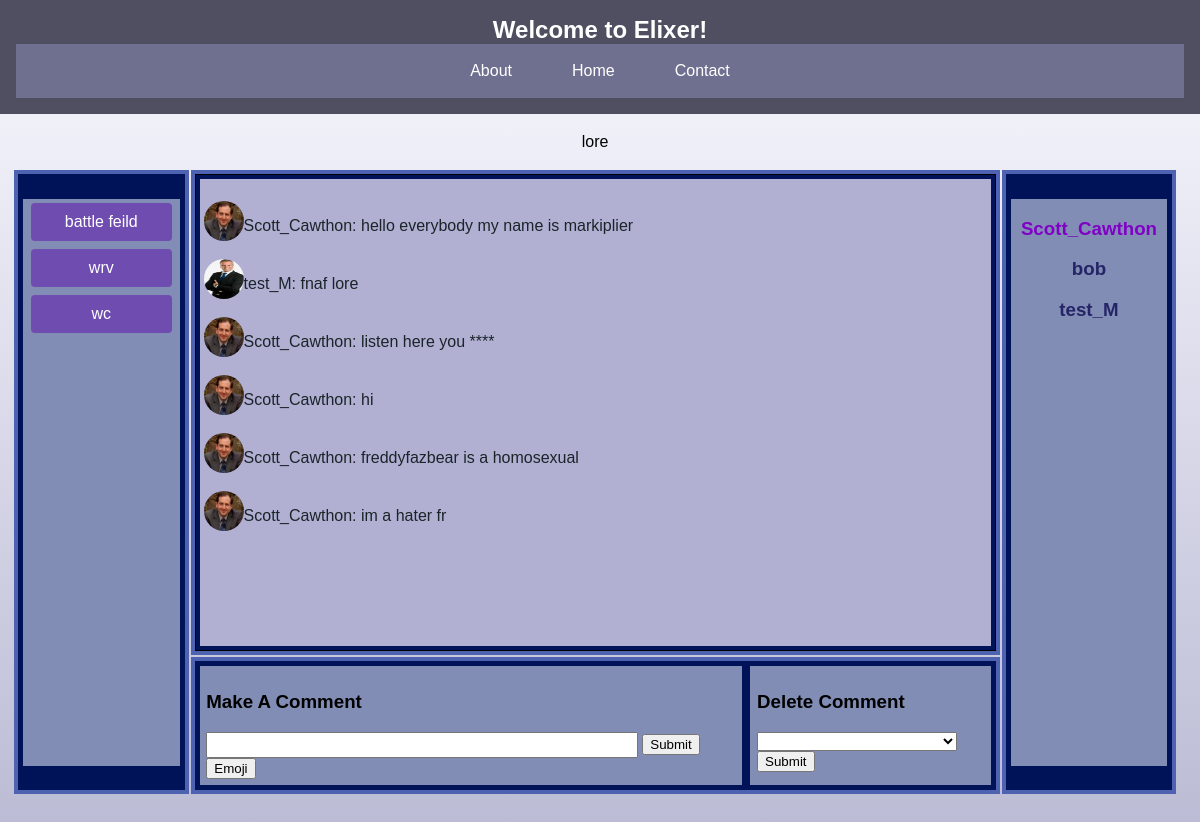
The app's page /channels/fnaf 1/ (signed in) with its own data.
### app/models.py (models this page shows, shortened)
class Channel(models.Model):
    name = models.CharField(max_length=50, unique=True)
    description = models.CharField(max_length=200)
    creator = models.ForeignKey(CustomUser, on_delete=models.CASCADE)
    chat_members = models.ManyToManyField(
        CustomUser, related_name="channels", through="Membership"
    )
    MODE = (("Enabled", "Enabled"), ("Disabled", "Disabled"))
    safe_mode = models.CharField(
        max_length=10,
        choices=MODE,
    )

class Comment(models.Model):
    owner = models.ForeignKey(CustomUser, on_delete=models.CASCADE)
    channel = models.ForeignKey(Channel, on_delete=models.CASCADE)
    message = models.CharField(max_length=300)

class CustomUser(AbstractUser):
    email = models.EmailField(unique=True)
    profile_picture = models.ImageField(
        upload_to="profile_pictures/",
        null=True,
        blank=True,
    )
    groups = models.ManyToManyField(
        Group,
        verbose_name=("groups"),
        blank=True,
        related_name="customuser_set",
        related_query_name="user",
    )
    user_permissions = models.ManyToManyField(
        Permission,
        verbose_name=("user permissions"),
        blank=True,
        related_name="customuser_set",
        related_query_name="user",
    )

### app/views.py (the view, shortened to what this page needs)
# urls.py: path("channels/<str:channel_name>/", channel_view, name="channels"),
@login_required(login_url=login_view)
def channel_view(request, channel_name):
    try:
        you = CustomUser.objects.get(username=request.user.username)
        channel_list = Channel.objects.filter(creator=you)
        involved_channels = Channel.objects.filter(chat_members=you).exclude(
            creator=you
        )
        C_List = set()
        for c1 in channel_list:
            C_List.add(c1)
        for c2 in involved_channels:
            C_List.add(c2)
        channel = Channel.objects.get(name=channel_name)
        channel_comments = Comment.objects.filter(channel=channel)
        you = CustomUser.objects.get(username=request.user.username)
        your_comments = Comment.objects.filter(owner=you, channel=channel)
        people_in_channel = channel.chat_members.exclude(id=channel.creator.id)
        context = {
            "channel": channel,
            "members": people_in_channel,
            "owner": channel.creator.username,
            "comments": channel_comments,
            "your_comments": your_comments,
            "all_in": C_List,
        }
    except:
        return redirect(dashboard)
    return render(request, "channel.html", context)

### app/templates/channel.html (shortened to what this page needs)
{% extends "base.html" %}
{% load static %}
{% block content %}
<table class="ChannelTable">
  <tr class="GETSMALL">
    <td>
    </td>
    <td class="Talign">
      <p>{{ channel.description }}</p>
    </td>
    <td></td>
  </tr>
  <tr>
    <td class="ChannelTD" rowspan="3" >
      <div class="List">
      {% for a in all_in%}
          <a href="{% url 'channels' a.name %}"><button class="ChannelButton BoxBut">{{ a.name }}</button></a>
      {% endfor %}
      </div>
    </td>
<td class="messageTD">
  <div class="TestingMessages">
<br />
{% for comment in comments %}
{% if comment.owner.username == request.user.username %}
<div class="yourComment">
<p class="NoPicTouch">{{ comment.owner.username }}: {{ comment.message }}</p>
{% if comment.owner.profile_picture %}
<img src="{{ comment.owner.profile_picture.url }}" width="40" height="40" class="testingpic"/>
{% else %}
<img src="{% static "images/dinosaur_profile_default.jpg" %}" width="40" height="40" class="testingpic">
</div>
{% endif %}
{% else %}
<div class="comment ">
{% if comment.owner.profile_picture %}
<img src="{{ comment.owner.profile_picture.url }}" width="40" height="40" class="testingpic"/>
{% else %}
<img src="{% static "images/dinosaur_profile_default.jpg" %}" width="40" height="40" class="testingpic">
{% endif %}
<p>{{ comment.owner.username }}: {{ comment.message }}</p>
</div>
{% endif %}
{% endfor %}
<br />
</div>
    </td>
    <td class="MemberTD" rowspan="3">
      <div class="List">
      <h3 class="OwnerL">{{ owner }}</h3>
      {% for member in members %}
      <h3 class="MemberL">{{ member.username }}</h3>
      {% endfor %}
      </div>
    </td>
  </tr>
  <tr>
  <td class="CreateComment">
    <div class="CommentDiv1 Pad">
    <h3>Make A Comment</h3>
      <form method="POST">
        <input type="text" required name="comment_text" max_length="300" class="CommentBar" />
        <input type="submit"/>
      </form>
      <button id="emojiButton">Emoji</button>
    </div>
    <div class="Pad CommentDiv2">
      <h3>Delete Comment</h3>
      <form method="POST">
        <select name="comment_remove">
          <option></option>
        </select>
        <input type="submit" />
      </form>
    </div>
    </td>
    <td></td>
    <td></td>
  </tr>
</table>
<br />
<br />
{% endblock content %}

### app/static/styles.css (style rules this page uses)
:root { --darker_blue:#4f4f61; --lighter_blue:#6f708f; --border_exterior:#4d62b0; --border_interior: #001359; }
.BoxBut { width: 90%; }
.ChannelButton { background-color: #6f4caf; color: white; border: none; padding: 10px 20px; text-align: center; text-decoration: none; display: inline-block; font-size: 16px; margin: 4px 2px; cursor: pointer; border-radius: 4px; transition: background-color 0.3s ease; }
.GradBod { font-family: "Arial", sans-serif; background-size: cover; background-image: linear-gradient(to bottom,#f9f9ff,#bbbbd5); margin: 0; padding: 0; height: 100%; box-sizing: border-box; background-repeat: no-repeat; background-attachment: fixed; }
.GETSMALL { height:5pt; }
.ChannelTable { width: 98%; margin-right: auto; margin-left: auto; }
.ChannelTD { width: 15%; height: 100%; border: solid 3pt var(--border_exterior); background-color: var(--border_interior) }
.testingpic { border-radius: 50%; }
.MemberTD { background-color: var(--border_interior); width: 15%; border: solid 3pt var(--border_exterior); }
.List { background-color: #828db5; border: solid 3pt var(--border_interior); text-align: center; overflow-y: auto; height: 425pt; }
.OwnerL { color: rgb(128, 0, 197); }
.MemberL { color: rgb(36, 36, 103); }
.TestingMessages { background-color: rgb(177, 176, 211); color: rgb(27, 36, 40); border: solid 3pt rgb(0, 19, 89); height: 350pt; overflow-y: auto; }
.messageTD { vertical-align: top; height: 350pt; border: solid 3pt rgb(77, 98, 176); background-color: black; }
.Pad { padding: 5pt; }
.comment { display: flex; justify-content: flex-start; padding:3pt; }
.CommentDiv1 { width: 70%; border: solid 3pt var(--border_interior); background-color: #828db5; }
.CommentDiv2 { border: solid 3pt var(--border_interior); width: 30%; background-color: #828db5; }
.CommentBar { width: 80%; height: 15pt; }
.CreateComment { border: solid 3pt var(--border_exterior); display: flex; justify-content: space-evenly; background-color: var(--border_interior); }
.Talign { text-align: center; }
html { height: 100%; }

### records on screen
Channel: description "lore"
Channel: name "battle feild"
Channel: name "wrv"
Channel: name "wc"
Comment: owner.profile_picture (picture), owner.username "Scott_Cawthon", message "hello everybody my name is markiplier"
Comment: owner.profile_picture (picture), owner.username "test_M", message "fnaf lore"
Comment: owner.profile_picture (picture), owner.username "Scott_Cawthon", message "listen here you ****"
Comment: owner.profile_picture (picture), owner.username "Scott_Cawthon", message "hi"
Comment: owner.profile_picture (picture), owner.username "Scott_Cawthon", message "freddyfazbear is a homosexual"
Comment: owner.profile_picture (picture), owner.username "Scott_Cawthon", message "im a hater fr"
CustomUser: username "Scott_Cawthon"
CustomUser: username "bob"
CustomUser: username "test_M"
